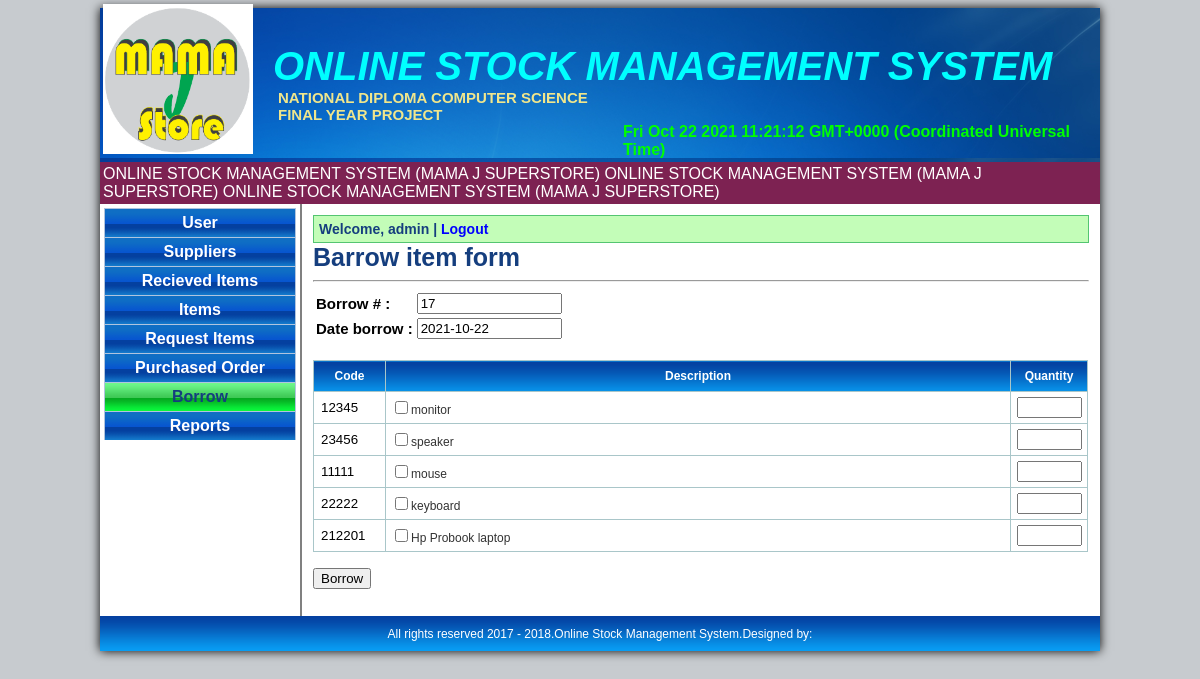
Screenshot of /borrow.php (signed in) with the database file from the repository.
### tables this page shows
CREATE TABLE `itemlist` (
  `item_id` int(11) NOT NULL,
  `item_code` int(50) NOT NULL,
  `item_name` varchar(100) NOT NULL,
  `brand_name` varchar(50) NOT NULL,
  `quantity` int(11) NOT NULL,
  `unit_name` varchar(50) NOT NULL,
  `price` int(11) NOT NULL,
  `type_name` varchar(50) NOT NULL,
  `cat_name` varchar(50) NOT NULL,
  `supplier_id` int(11) NOT NULL,
  `supplier_name` varchar(50) NOT NULL,
  `dateadded` varchar(25) NOT NULL
);

### includes/get_username.php (called while the page is built, shortened)
<?php
if(isset($_SESSION['id']))
	{
		$username=$_SESSION['username'];
	}
else
	{
		header("location:index.php");
	}
?>

### borrow.php (the view, shortened to what this page needs)
<?php require_once('includes/header.php');?>
<?php include('includes/get_username.php');?>
	<table id="sidebar">
			<tr id="navbox">
				<td>
					<ul id="nav">
						<li><a href="user.php">User</a></li>
						<li><a href="supplier.php">Suppliers</a></li>
						<li><a href="received_item.php">Recieved Items</a></li>
						<li><a href="item.php">Items</a></li>
						<li><a href="request_items.php">Request Items</a></li>
						<li><a href="po.php">Purchased Order</a></li>
						<li><a href="borrow.php"class="current">Borrow</a></li>
						<li><a href="report.php">Reports</a></li>
					</ul>
				</td>
			</tr>
	</table>
	<table id="contentbox">
			<tr>
				<td id="content">
				<div class="name">Welcome, <b><?php echo $username; ?></b> | <a href="logout.php">Logout</a></div>
					<div class="label">Barrow item form</div>
					<hr />
					<form name="form1" method="POST" action="">
					<table>
						<tr>
							<td style="font-family:arial;font-size:15px;"><b>Borrow # :</b></td>
							<td><input type="text" size="15px" readonly="readonly" name="id"  value="<?php
								$id = mysql_query("select MAX(id) as max_id from borrowed_item");
								$row = mysql_fetch_array($id);
								echo $row['max_id'] + 1;
								?>"/>
							</td>
						</tr>
						<tr>
							<td style="font-family:arial;font-size:15px;"><b>Date borrow :</b></td>
							<td>
							<input type="text"size="15px" name="date" readonly="readonly" value="<?php echo date("Y-m-d"); ?>"/>
							</td>
						</tr>
					</table>
					<br />
						<table class="inventory_table" >
							<tr>
								<th width="20">Code</th>
								<th>Description</th>
								<th width="60">Quantity</th>
							</tr>
							<?php
							$sql = mysql_query('SELECT * FROM itemlist ');
							while($row = mysql_fetch_array($sql))
							{
							$item_code=$row["item_code"];
							$item=$row["item_name"];
							?>
							<tr>
								<td><input type="text" name='item_code[]' size="5px" value="<?php echo $item_code; ?>" style="border:0px;" readonly="readonly"/></td>
								<td style="text-align:left"><input type="checkbox" name='borrow[]' value="<?php echo $item; ?>"/><?php echo $item;?></td>
								<td><input type="text" name="bar_qty[]" onkeyup="changeVal(this)" size="5px" /></td>
							</tr>
							<?php
							}
							?>
						</table>
						<p  class="add">
							<input type="submit" name="submit" style="cursor:pointer" value="Borrow">
						</p>
					</form>
				</td>
			</tr>
	</table>
<?php require('includes/footer.php');?>

### mainstyle.css (style rules this page uses)
body { background-color:#c7cbcf; }
#sidebar { float:left; width:200px; }
#navbox { height:0px; }
#contentbox { background-color:#ffffff; width:800px; border-left:2px solid gray; }
#content { padding:9px; }
#nav,#nav ul { list-style:none; padding:1px; margin-top:-0px; }
#nav li { width:192px; }
#nav a { border-right:1px solid #B0C4DE; border-top:1px solid #B0C4DE; border-left:1px solid #B0C4DE; display:block; background-image:url(image/nav.png); color:white; text-decoration:none; text-align:center; padding:5px; font-family:arial; font-weight:bold; }
#nav a.current { background-image:url(image/currentbg.png); color:#153E7E; font-weight:bold; }
.name { border:1px solid #54C571; padding:5px; font-family:arial; background-color:#C3FDB8; font-size:14px; font-weight:bold; color:#153E7E; }
.name a { color:blue;text-decoration:none;font-weight:bold; }
.label { font-family:arial; font-size:25px;font-weight:bold;color:#153E7E; }
table.inventory_table { font-family:sans-serif; font-size:12px; color:#333333; border-width: 1px; border-color: #a9c6c9; border-collapse: collapse; width:775px; }
table.inventory_table th { background-image:url(image/header.png); color:#fff; border-width: 1px; padding: 8px; border-style: solid; border-color: #a9c6c9; }
table.inventory_table td { border-width: 1px; padding: 5px; border-style: solid; border-color: #a9c6c9; text-align:center; }

### rows the page displays
itemlist: item_code "12345", item_name "monitor"
itemlist: item_code "23456", item_name "speaker"
itemlist: item_code "11111", item_name "mouse"
itemlist: item_code "22222", item_name "keyboard"
itemlist: item_code "212201", item_name "Hp Probook laptop"

### other values shown
$username "admin"
